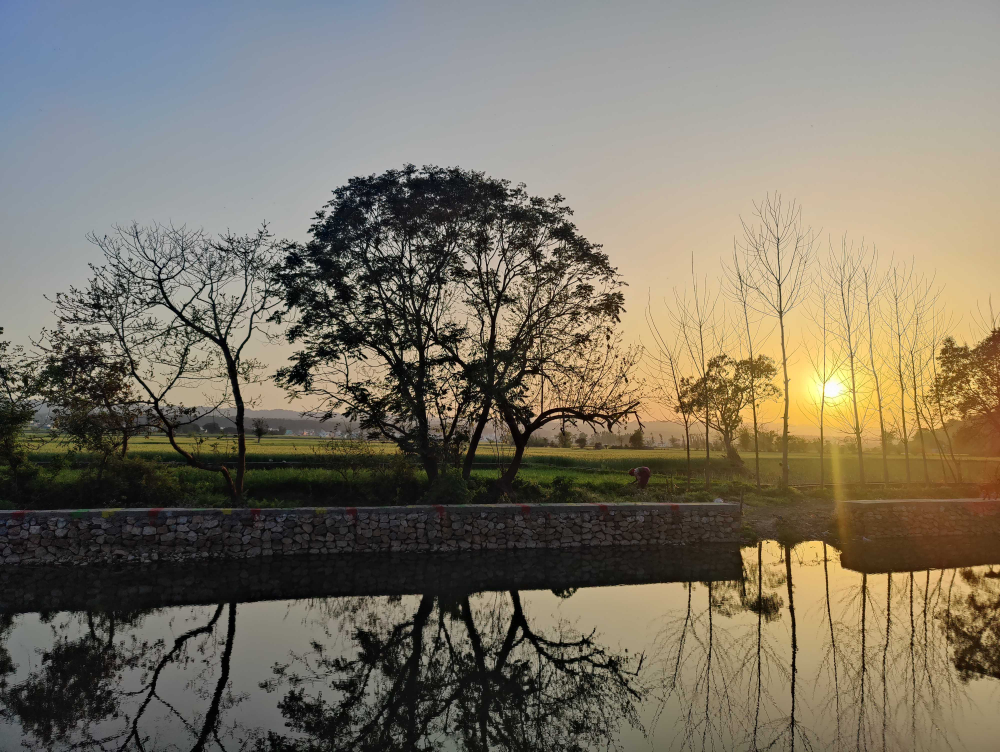
#> input picture Theory/collage/IMG1.jpg, 4000 x 3008 px (shown at 1/4 size); the run also reads 1 picture not shown here
$ jupyter execute Collage.ipynb
#> lines starting #> are read from the running program, lines starting #| are printed output that depends on the picture
[cell 1]
import matplotlib.pyplot as plt
from PIL import Image   # ✅ you need this for Image.open

# List of image file names (keep them in the same folder as your notebook)
images = ["IMG1.jpg", "IMG2.jpg", "IMG3.jpg", "IMG4.jpg","IMG5.jpg", "IMG6.jpg"]

# Open images
imgs = [Image.open(img) for img in images]
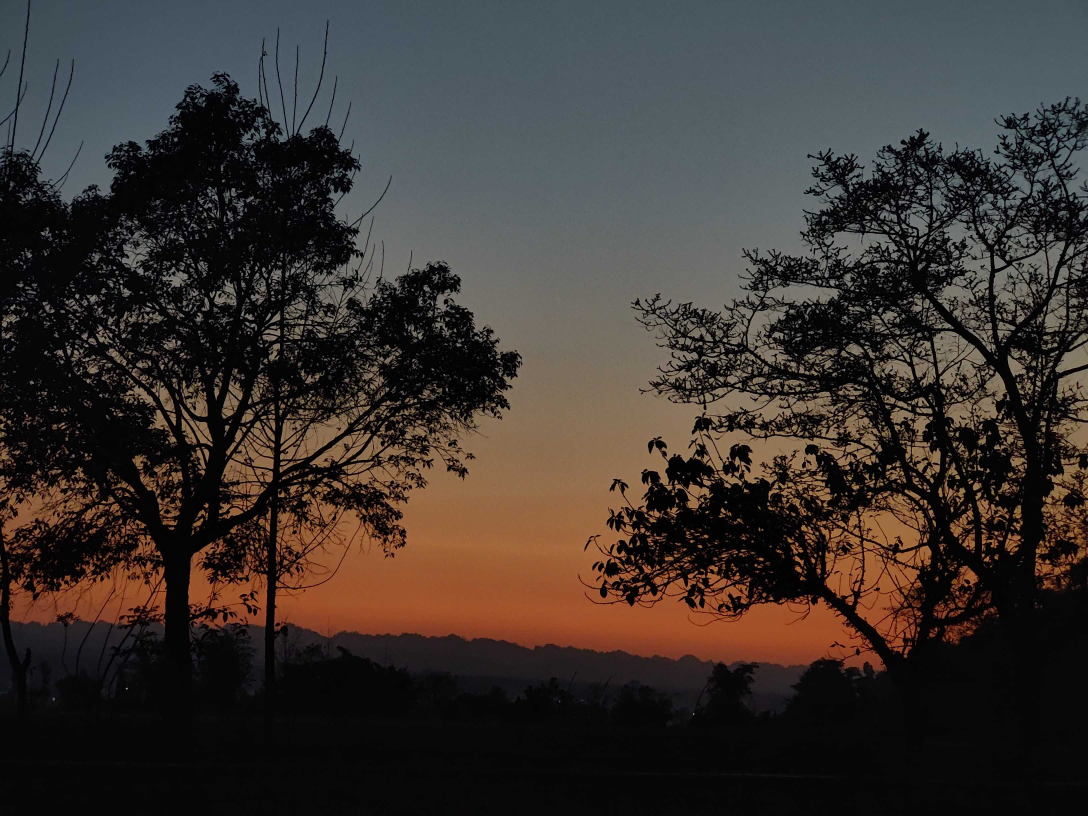
#> input picture Theory/collage/IMG3.jpg, 3264 x 2448 px (shown at 1/3 size)
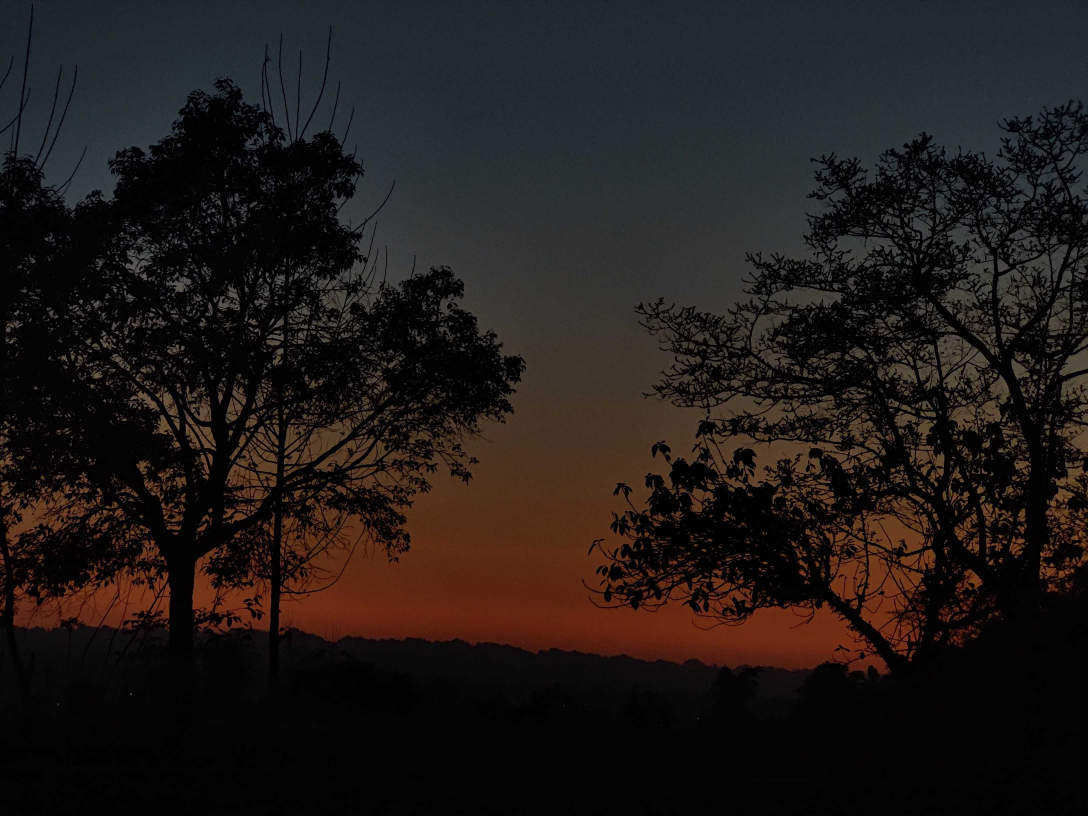
#> input picture Theory/collage/IMG4.jpg, 3264 x 2448 px (shown at 1/3 size)
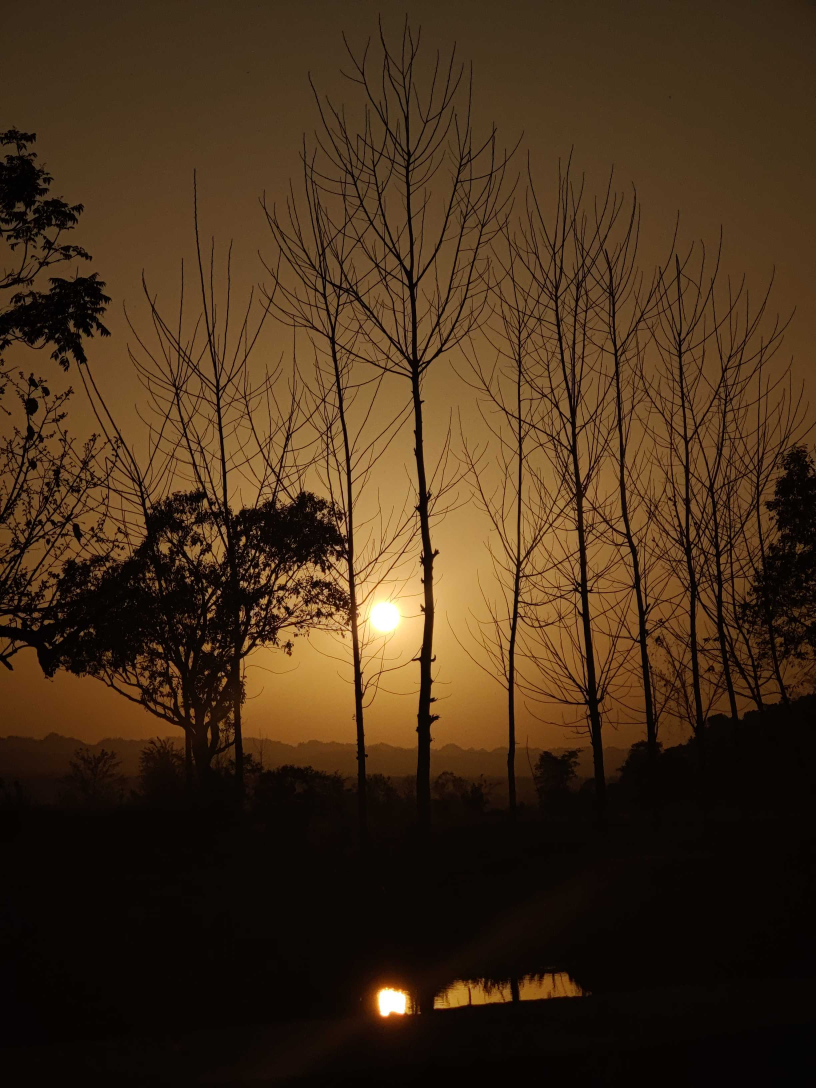
#> input picture Theory/collage/IMG5.jpg, 2448 x 3264 px (shown at 1/3 size)
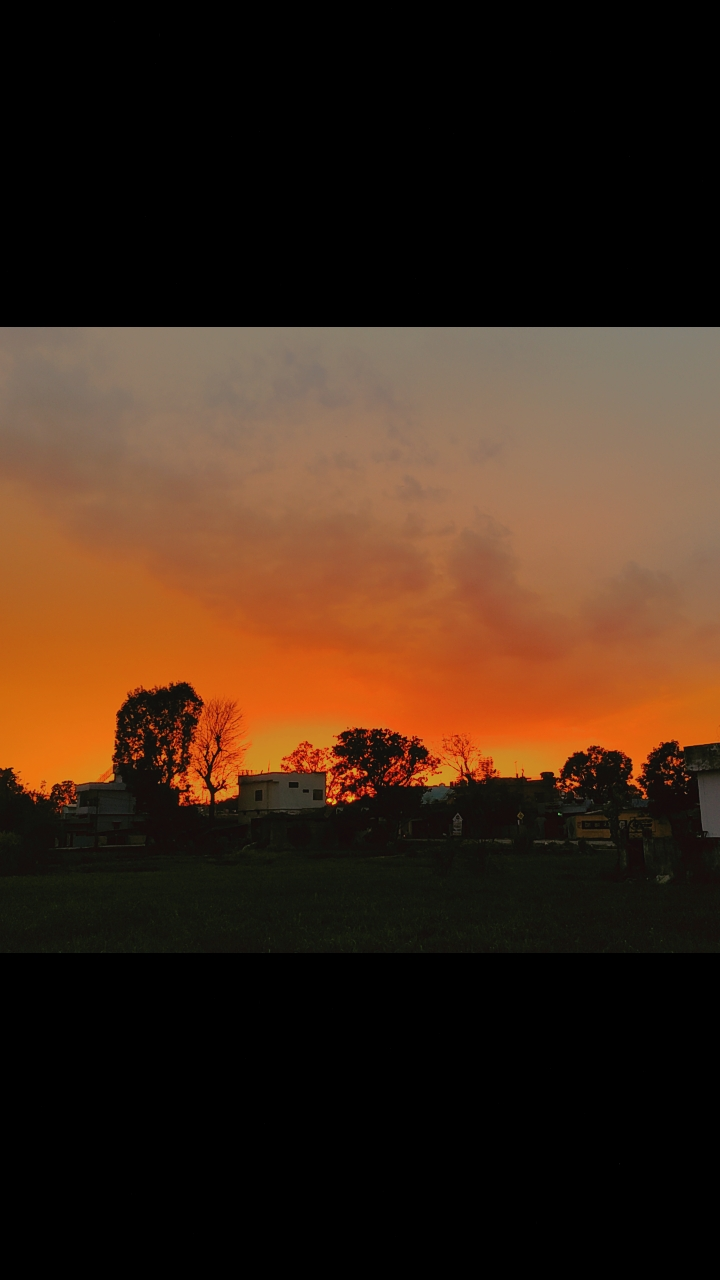
#> input picture Theory/collage/IMG6.jpg, 720 x 1280 px
#> imgs = 6 items

# Resize them to a common size for better collage
imgs = [img.resize((300, 300)) for img in imgs]

# Create a blank white canvas (adjust size as per number of images)
collage_width = 900   # 3 images wide (3 × 300)
collage_height = 600  # 2 images tall (2 × 300)
collage = Image.new("RGB", (collage_width, collage_height), "white")
#> collage: PIL image 900x600 RGB; every value is 255

# Paste images into the canvas
x_offset = 0
y_offset = 0
count = 0
for img in imgs:
    collage.paste(img, (x_offset, y_offset))
    x_offset += 300   # move right
    count += 1
    if count % 3 == 0:   # after 3 images, move to next row
        x_offset = 0
        y_offset += 300
#> this loop made 6 passes
#> y_offset on passes 3, 6: 300, 600
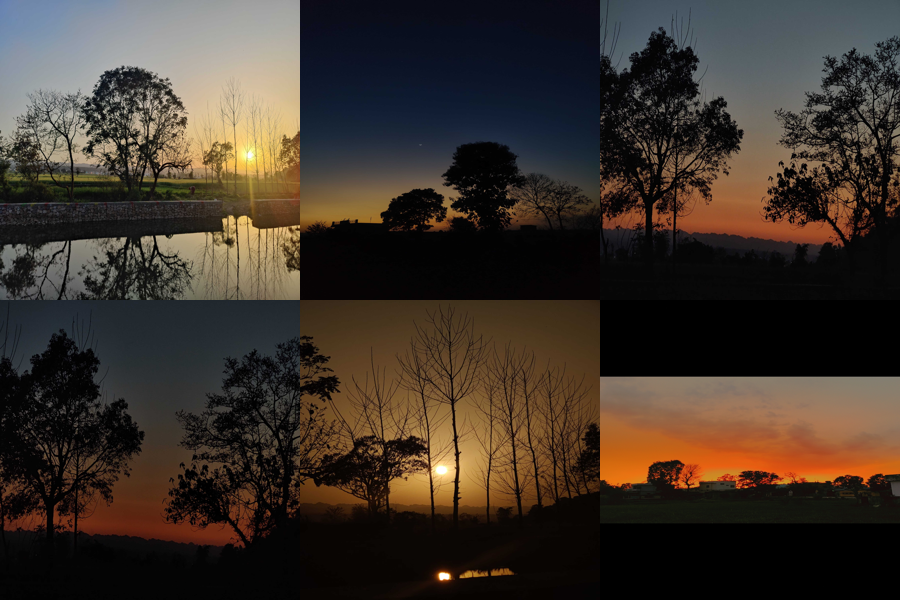
#> collage: PIL image 900x600 RGB; mean R, G, B 61.3, 50.9, 42.2
#> after the loop, count = 6; y_offset = 600

# ✅ Show the final collage
plt.figure(figsize=(10, 7))
plt.imshow(collage)
plt.axis("off")
plt.show()
